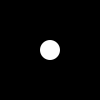
Frame 1 (no input)
Frame 60 (the mouse pressed at the canvas centre just before this capture): identical to frame 1, image omitted
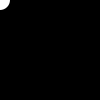
Frame 120 (the mouse held since frame 60 and released just before this capture)

The Processing sketch that drew these frames (run headless with seeded random() and noise(); from frame 60 on, the mouse is pressed at the canvas centre):

// Processing sketch: InboundExplanation
// ── InboundExplanation.pde


void setup(){
  ellipseMode(CENTER);
}

void draw(){
  background(0);
  fill(255);
  noStroke();
  ellipse(inbound(mouseX, 50, 150)-50, inbound(mouseY, 50, 150)-50, 20, 20);
}


float inbound(float value, float minimum, float maximum){
  while(value>maximum){
    value -= maximum - minimum;
  }

  while(value<minimum){
    value += maximum - minimum;
  }

  return value;
}
